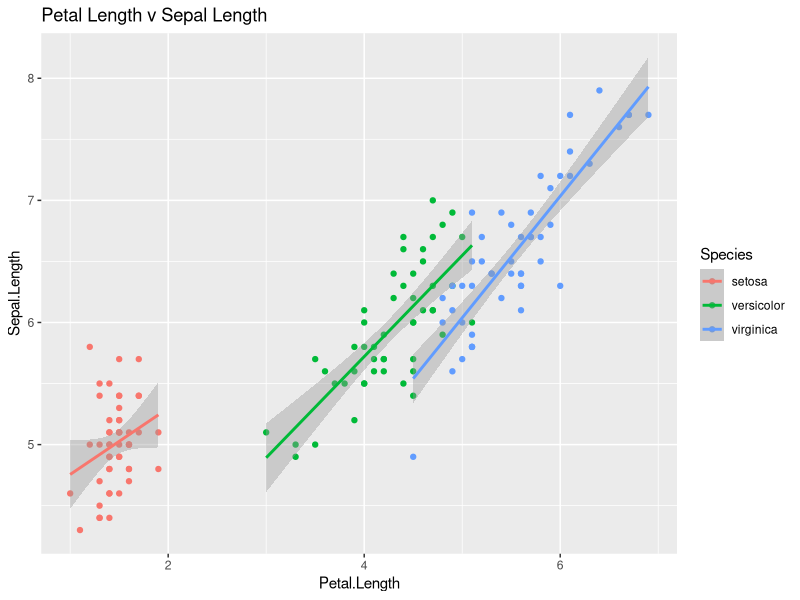
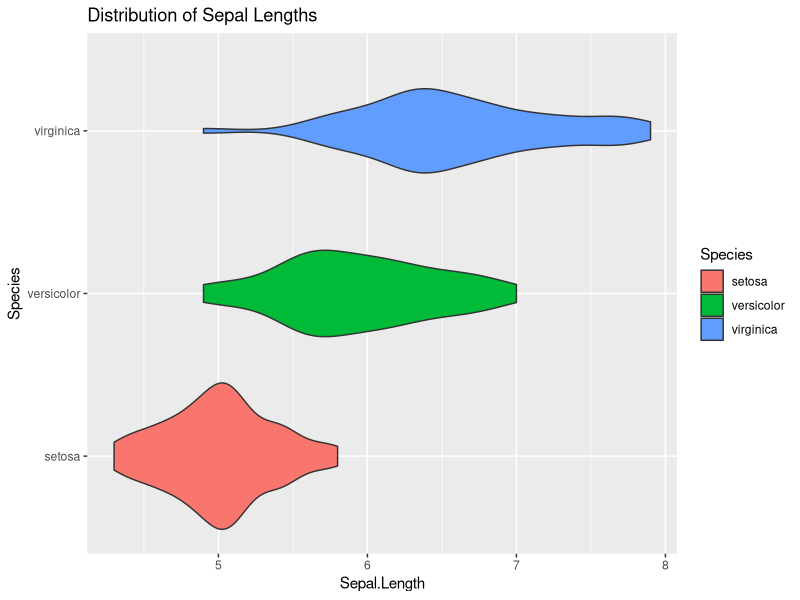
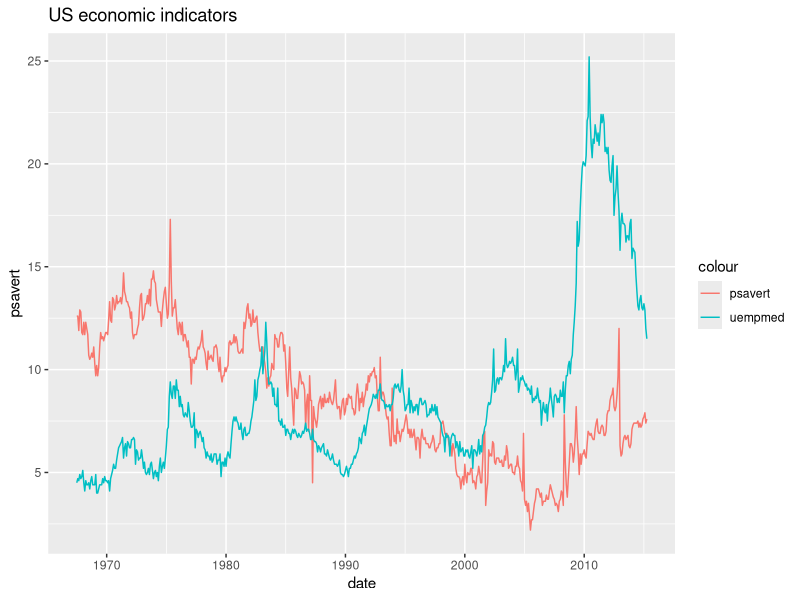
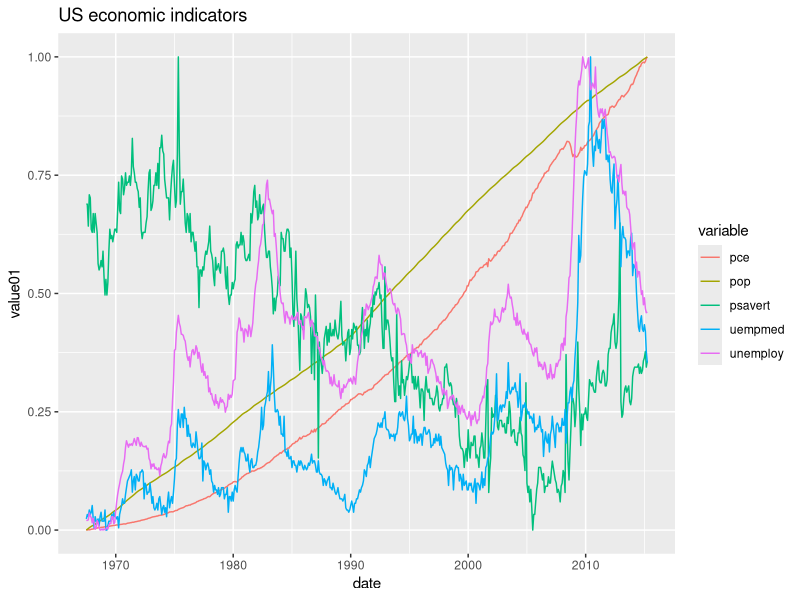

Generate these figures, in order, with R:
## ---- chunk 1
knitr::opts_chunk$set(echo = TRUE)
## ---- chunk 2
library(dplyr)
library(ggplot2)
## ---- chunk 3
glimpse(iris)
## ---- chunk 4
sample_n(iris, 10)
## ---- chunk 5
iris_filtered <- filter(iris, Species == 'virginica', Petal.Length > 5)
glimpse(iris_filtered)
## ---- chunk 6
glimpse(filter(iris, Species == 'virginica' | Petal.Length > 5))
## ---- chunk 7
iris_selected <- select(iris, Sepal.Length, Species)
glimpse(iris_selected)
## ---- chunk 8
iris_selected <- select(iris, -Sepal.Width, -Petal.Length, -Petal.Width)
glimpse(iris_selected)
## ---- chunk 9
iris_mutated <- mutate(iris, Sepal.Length.Width = Sepal.Length + Sepal.Width)
glimpse(iris_mutated)
## ---- chunk 10
iris_grouped <- group_by(iris, Species)
summarise(iris_grouped, Mean.Sepal.Length = mean(Sepal.Length))
## ---- chunk 11
glimpse(mutate(iris_grouped, Mean.Sepal.Length = mean(Sepal.Length)))
## ---- chunk 12
iris %>% filter(between(Petal.Length,1,5)) %>%
  mutate(Sepal.Length.Width = Sepal.Length + Sepal.Width) %>%
  group_by(Species) %>% 
  summarise(Mean.Sepal.Length.Width = mean(Sepal.Length.Width)) %>%
  ungroup()
## ---- chunk 13
ggplot(iris, aes(x = Petal.Length, y=Sepal.Length, color=Species)) +
  geom_point() + 
  geom_smooth(method = 'lm') +
  ggtitle('Petal Length v Sepal Length')
## ---- chunk 14
ggplot(iris, aes(x=Species, y=Sepal.Length, fill=Species)) +
  geom_violin() + coord_flip() +
  ggtitle('Distribution of Sepal Lengths')  
## ---- chunk 15
ggplot(economics, aes(x=date)) + 
  geom_line(aes(y=psavert, color='psavert')) +
  geom_line(aes(y=uempmed, color='uempmed')) +
  ggtitle('US economic indicators')
## ---- chunk 16
ggplot(economics_long, aes(date, value01, colour = variable)) +
  geom_line() +
  ggtitle('US economic indicators')
## ---- chunk 17
library(tidyr)
gather(economics, key= "variable", value= "value", -date)
